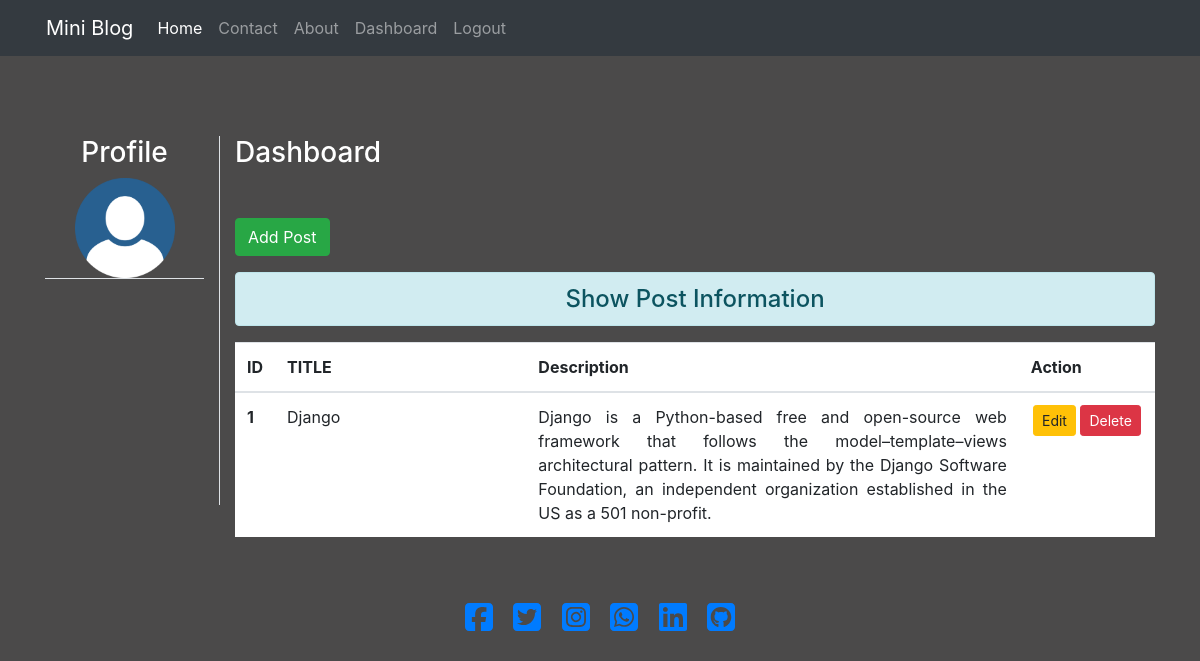
The page /dashboard/ (signed in) on the database its author committed.
### blog/models.py (models this page shows)
class Post(models.Model):
    title = models.CharField(max_length=200)
    desc = models.TextField()

### blog/views.py (the view)
# urls.py: path('dashboard/', views.dashboard, name='dashboard'),
def dashboard(request):
    if request.user.is_authenticated:
        posts = Post.objects.all()
        name = request.user.get_full_name()
        return render(request, 'blog/dashboard.html', {'posts':posts, 'full_name':name})
    else:
        return HttpResponseRedirect('/login/')

### blog/templates/blog/dashboard.html (shortened to what this page needs)
{% extends 'blog/base.html' %}
{% load static %}
{% block side %}
<div class="col-sm-2 text-center text-white my-5 border-right ">
    <h3>Profile</h3>
    <img src="{% static 'blog/images/profile.png' %}" width="100px" height="100px" alt="Profile Pic">
    <h5 class="border-bottom">{{full_name}}</h5>
</div>
{% endblock side %}
{% block content %}
<div class="col-sm-10">
    <h3 class="text-white my-5">Dashboard</h3>
    <a href=" {% url 'addpost' %} " class="btn btn-success">Add Post</a>
    <h4 class="text-center alert alert-info mt-3">Show Post Information</h4>
    {% if posts %}
    <table class="table table-hover bg-white">
        <thead>
          <tr>
            <th scope="col" style="width: 2%">ID</th>
            <th scope="col" style="width: 28%">TITLE</th>
            <th scope="col" style="width: 55%">Description</th>
            <th scope="col" style="width: 15%">Action</th>
          </tr>
        </thead>
        <tbody>
            {% for post in posts %}
          <tr>
            <th scope="row">{{post.id}}</th>
            <td>{{post.title}}</td>
            <td class="text-justify">{{post.desc}} </td>
            <td class="text-center">
                <a href="{% url 'updatepost' post.id %} " class="btn btn-warning btn-sm">Edit</a>
                {% if perms.blog.delete_post %}
                <form action="{% url 'deletepost' post.id %}" method="post" class="d-inline">
                <input type="submit" value="Delete" class="btn btn-danger btn-sm">
                </form>
                {% endif %}
                </td>
          </tr>
           {% endfor %}
        </tbody>
      </table>
      {% else %}
      <h4 class="alert alert-danger my-3 text-center">No Records</h4>
    {% endif %}
{% endblock content %}

### blog/templates/blog/base.html (shortened to what this page needs)
<!DOCTYPE html>
{% load static %}
<html lang="en">
<head>
    <link rel="stylesheet" href="{% static 'blog/css/all.css' %}">
    <link rel="stylesheet" href="{% static 'blog/css/bootstrap.css' %}">
    <link rel="stylesheet" href="{% static 'blog/css/style.css' %}">
</head>
<body>
    <div class="container-fluid bg-dark">
        {% include 'blog/navbar.html' %}
    </div>
    <div class="container">
        <div class="row">
        </div>
        <div class="row">
            {% block side %}
            {% endblock side %}
            {% block content %}
            {% endblock content %}
        </div>
    </div>
    <div class="text-center mt-5">
        <a href="https://www.facebook.com" target="_blank"><i class="fab fa-facebook-square i-color fa-2x mr-3"></i></a>
        <a href="https://www.twitter.com" target="_blank"><i class="fab fa-twitter-square i-color fa-2x mr-3"></i></a>
        <a href="https://www.instagram.com" target="_blank"><i class="fab fa-instagram-square i-color fa-2x mr-3"></i></a>
        <a href="https://web.whatsapp.com/" target="_blank"><i class="fab fa-whatsapp-square i-color fa-2x mr-3"></i></a>
        <a href="https://www.linkedin.com" target="_blank"><i class="fab fa-linkedin i-color fa-2x mr-3"></i></a>
        <a href="https://www.github.com" target="_blank"><i class="fab fa-github-square i-color fa-2x "></i></a>
    </div>
</body>
</html>

### blog/templates/blog/navbar.html (shortened to what this page needs)
<nav class="navbar navbar-expand-sm navbar-dark bg-dark">
    <div class="container-fluid">
      <a class="navbar-brand" href="/">Mini Blog</a>
      <div class="collapse navbar-collapse" id="navbar">
        <ul class="navbar-nav">
          <li class="nav-item">
            <a class="nav-link active" aria-current="page" href="/">Home</a>
          </li>
          <li class="nav-item">
            <a class="nav-link" href="{% url 'contact' %}">Contact</a>
          </li>
          <li class="nav-item">
            <a class="nav-link" href="{% url 'about' %}">About</a>
          </li>
          {% if request.user.is_authenticated %}
          <li class="nav-item">
            <a class="nav-link" href="{% url 'dashboard' %}">Dashboard</a>
          </li>
          <li class="nav-item">
            <a class="nav-link" href="{% url 'logout' %}">Logout</a>
          </li>
          {% else  %}
          <li class="nav-item">
            <a class="nav-link" href="{% url 'signup' %}">Sign Up</a>
          </li>
          <li class="nav-item">
            <a class="nav-link" href="{% url 'login' %}">Login</a>
            {% endif %}
        </ul>
      </div>
    </div>
  </nav>

### blog/static/blog/css/all.css (style rules this page uses)
.fa-2x { font-size: 2em; }
.fa-linkedin:before { content: "\f08c"; }

### blog/static/blog/css/style.css (style rules this page uses)
body { background-color: rgb(75, 74, 74); color: whitesmoke; }

### rows shown on the page
Post: id "1", title "Django", desc "Django is a Python-based free and open-source web framework that follows the model–template–views architectural pattern. It is maintained by the Django Software Foundation, an independent organization established in the US as a 501 non-profit."
